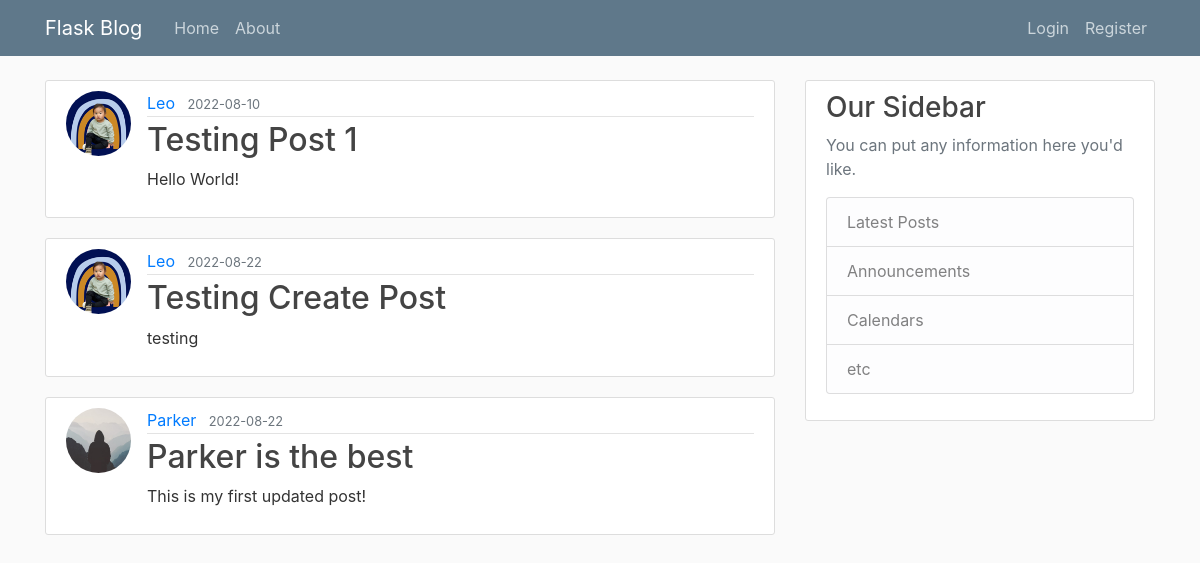
The page /home on the database its author committed.
### flaskblog/models.py (models this page shows, shortened)
class Post(db.Model):  # Inherit from db.Model
    id = db.Column(db.Integer, primary_key=True)
    title = db.Column(db.String(100), nullable=False)
    date_posted = db.Column(db.DateTime, nullable=False, default=datetime.utcnow)
    content = db.Column(db.Text, nullable=False)
    user_id = db.Column(db.Integer, db.ForeignKey('user.id'), nullable=False)

class User(db.Model, UserMixin):  # Inherit from db.Model. UserMixin is required.
    id = db.Column(db.Integer, primary_key=True) # User id
    username = db.Column(db.String(20), unique=True, nullable=False) # Username, 20 char length max, must be unique, must have at least a username
    email = db.Column(db.String(120), unique=True, nullable=False) # Email
    image_file = db.Column(db.String(20), nullable=False, default='default.jpeg')  # Profile pic
    password = db.Column(db.String(60), nullable=False)
    posts = db.relationship('Post', backref='author', lazy=True) # backref allows Post to get the user that created the post. Every post must have a User. But a User can have many Posts.

### flaskblog/routes.py (the view)
@app.route("/")
@app.route("/home")
def home():
    posts = Post.query.all()
    return render_template('home.html', posts=posts)

### flaskblog/templates/home.html
{% extends 'layout.html' %}
{% block content %}
    {% for post in posts %}
        <article class="media content-section">
            <img class="rounded-circle article-img" src="{{ url_for('static', filename='profile_pics/' + post.author.image_file) }}">
            <div class="media-body">
            <div class="article-metadata">
                <a class="mr-2" href="#">{{ post.author.username }}</a>
                <small class="text-muted">{{ post.date_posted.strftime('%Y-%m-%d') }}</small>
            </div>
            <h2><a class="article-title" href="{{ url_for('post', post_id=post.id) }}">{{ post.title }}</a></h2>
            <p class="article-content">{{ post.content }}</p>
            </div>
        </article>
    {% endfor %}
{% endblock content %}

### flaskblog/templates/layout.html (shortened to what this page needs)
<html>
<head>
    <link rel="stylesheet" href="https://maxcdn.bootstrapcdn.com/bootstrap/4.0.0/css/bootstrap.min.css">
    <link rel="stylesheet" type="text/css" href="{{ url_for('static', filename='main.css') }}">
</head>
<body>
    <header class="site-header">
        <nav class="navbar navbar-expand-md navbar-dark bg-steel fixed-top">
            <div class="container">
            <a class="navbar-brand mr-4" href="/">Flask Blog</a>
            <div class="collapse navbar-collapse" id="navbarToggle">
                <div class="navbar-nav mr-auto">
                <a class="nav-item nav-link" href="{{ url_for('home') }}">Home</a>
                <a class="nav-item nav-link" href="{{ url_for('about') }}">About</a>
                </div>
                <div class="navbar-nav">
                    {% if current_user.is_authenticated %}
                        <a class="nav-item nav-link" href="{{ url_for('new_post') }}">New Post</a>
                        <a class="nav-item nav-link" href="{{ url_for('account') }}">Account</a>
                        <a class="nav-item nav-link" href="{{ url_for('logout') }}">Logout</a>
                    {% else %}
                        <a class="nav-item nav-link" href="{{ url_for('login') }}">Login</a>
                        <a class="nav-item nav-link" href="{{ url_for('register') }}">Register</a>
                    {% endif %}
                </div>
            </div>
            </div>
        </nav>
    </header>
    <main role="main" class="container">
    <div class="row">
        <div class="col-md-8">
            {% block content %}{% endblock %}
        </div>
        <div class="col-md-4">
        <div class="content-section">
            <h3>Our Sidebar</h3>
            <p class='text-muted'>You can put any information here you'd like.
            <ul class="list-group">
                <li class="list-group-item list-group-item-light">Latest Posts</li>
                <li class="list-group-item list-group-item-light">Announcements</li>
                <li class="list-group-item list-group-item-light">Calendars</li>
                <li class="list-group-item list-group-item-light">etc</li>
            </ul>
            </p>
        </div>
        </div>
    </div>
    </main>
</body>
</html>

### flaskblog/static/main.css (style rules this page uses)
body { background: #fafafa; color: #333333; margin-top: 5rem; }
h1, h2, h3, h4, h5, h6 { color: #444444; }
.bg-steel { background-color: #5f788a; }
.site-header .navbar-nav .nav-link { color: #cbd5db; }
.content-section { background: #ffffff; padding: 10px 20px; border: 1px solid #dddddd; border-radius: 3px; margin-bottom: 20px; }
.article-title { color: #444444; }
.article-content { white-space: pre-line; }
.article-img { height: 65px; width: 65px; margin-right: 16px; }
.article-metadata { padding-bottom: 1px; margin-bottom: 4px; border-bottom: 1px solid #e3e3e3 }

### rows shown on the page
Post: image_file (picture), author.username "Leo", date_posted "2022-08-10", title "Testing Post 1", content "Hello World!"
Post: image_file (picture), author.username "Leo", date_posted "2022-08-22", title "Testing Create Post", content "testing"
Post: image_file (placeholder picture), author.username "Parker", date_posted "2022-08-22", title "Parker is the best", content "This is my first updated post!"
